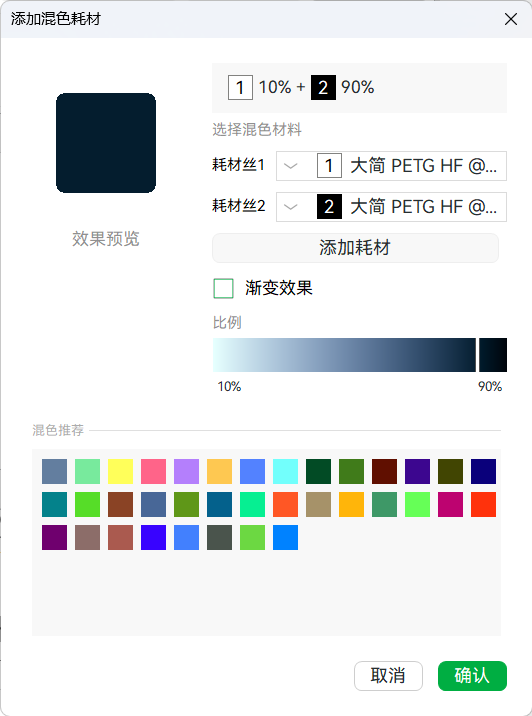
#> input picture samples/bambu-mix-10-90.png, 532 x 716 px
$ python measure_screenshots.py ../samples/bambu-mix-10-90.png
#> lines starting #> are read from the running program, lines starting #| are printed output that depends on the picture; after the words box and inside, x2 and y2 are one past the last pixel; in counts of white or black regions, pixels touching at a corner belong together
"""Measure the two Bambu Studio "添加混色耗材" screenshots pixel by pixel.

The dialog shows, for a two-filament mix:
  * a 效果预览 swatch (the colour at the selected ratio),
  * a 比例 gradient bar spanning 90% -> 10% of filament 1,
  * a 混色推荐 grid of suggested mixes.

The gradient bar is the interesting one: it is the model's own output sampled
across the whole ratio sweep, so its *shape* tells us whether the underlying
mixing maths is a pigment-level Kubelka-Munk blend (strongly non-linear, black
dominated) or a simple linear blend.

Usage:  python tools/measure_screenshots.py <image> [<image> ...]
"""

from __future__ import annotations

import sys
from pathlib import Path

import numpy as np
from PIL import Image


def _hex(rgb: np.ndarray) -> str:
    r, g, b = (int(v) for v in rgb[:3])
    return f"#{r:02X}{g:02X}{b:02X}"


def background_colour(px: np.ndarray) -> np.ndarray:
    """The dialog background: the single most common colour in the image."""
    flat = px.reshape(-1, 3)
    packed = (flat[:, 0].astype(np.int32) << 16) | (flat[:, 1].astype(np.int32) << 8) | flat[:, 2]
    values, counts = np.unique(packed, return_counts=True)
    best = values[counts.argmax()]
    return np.array([(best >> 16) & 255, (best >> 8) & 255, best & 255], dtype=np.uint8)


def foreground_mask(px: np.ndarray, bg: np.ndarray, tolerance: int = 12) -> np.ndarray:
    distance = np.abs(px.astype(np.int16) - bg.astype(np.int16)).max(axis=2)
    return distance > tolerance


def find_long_runs(mask: np.ndarray, min_length: int) -> list[tuple[int, int, int]]:
    """Return (row, start_x, end_x) for every row holding a horizontal run."""
    found: list[tuple[int, int, int]] = []
    for y in range(mask.shape[0]):
        row = mask[y]
        best_start = best_end = -1
        start = None
        for x in range(row.shape[0] + 1):
            inside = x < row.shape[0] and row[x]
            if inside and start is None:
                start = x
            elif not inside and start is not None:
                if x - start >= min_length and (x - start) > (best_end - best_start):
                    best_start, best_end = start, x
                start = None
        if best_start >= 0:
            found.append((y, best_start, best_end))
    return found


def group_rows(rows: list[tuple[int, int, int]]) -> list[tuple[int, int, int, int]]:
    """Collapse consecutive rows into (y0, y1, x0, x1) bands."""
    bands: list[tuple[int, int, int, int]] = []
    for y, x0, x1 in rows:
        if bands and y == bands[-1][1] + 1:
            by0, _, bx0, bx1 = bands[-1]
            bands[-1] = (by0, y, min(bx0, x0), max(bx1, x1))
        else:
            bands.append((y, y, x0, x1))
    return bands


def report(path: Path) -> None:
    image = Image.open(path).convert("RGB")
    px = np.asarray(image)
    height, width = px.shape[:2]
    bg = background_colour(px)
    print(f"=== {path.name}  {width}x{height}  background={_hex(bg)}")

    mask = foreground_mask(px, bg)
    wide = [row for row in find_long_runs(mask, min_length=width // 3)]
    for y0, y1, x0, x1 in group_rows(wide):
        if y1 - y0 < 4:
            continue
        mid = (y0 + y1) // 2
        strip = px[mid, x0:x1].astype(np.float64)
        has_ramp = strip.std(axis=0).max() > 6
        kind = "GRADIENT" if has_ramp else "flat"
        print(f"  band y={y0}..{y1} x={x0}..{x1} h={y1 - y0 + 1}  {kind}")
        if not has_ramp:
            print(f"      colour {_hex(np.median(strip, axis=0))}")

    # The gradient bar is the widest ramp band; sample it at fixed fractions.
    ramps = [b for b in group_rows(wide) if b[1] - b[0] >= 4]
    for y0, y1, x0, x1 in ramps:
        mid = (y0 + y1) // 2
        row = px[mid, x0:x1].astype(np.float64)
        if row.std(axis=0).max() <= 6:
            continue
        print(f"  ramp samples (y={mid}, x={x0}..{x1}):")
        for i in range(11):
            j = int(round(i / 10 * (len(row) - 1)))
            lo, hi = max(0, j - 2), min(len(row), j + 3)
            mean = row[lo:hi].mean(axis=0)
            cumulative = j / (len(row) - 1) * 100
            print(f"      {i * 10:3d}% of bar ({cumulative:5.1f}%) -> {_hex(mean)}")

    # Preview swatch: the biggest square-ish foreground blob in the left column.
    left = mask[:, : int(width * 0.33)]
    tall = [row for row in find_long_runs(left, min_length=20)]
    for y0, y1, x0, x1 in group_rows(tall):
        if y1 - y0 < 20:
            continue
        block = px[y0:y1 + 1, x0:x1 + 1].reshape(-1, 3)
        median = np.median(block, axis=0)
        print(f"  blob y={y0}..{y1} x={x0}..{x1} h={y1 - y0 + 1} w={x1 - x0 + 1} -> {_hex(median)}")


def main() -> int:
    for argument in sys.argv[1:]:
        report(Path(argument))
#> in background_colour, `values, counts = np.unique(packed, return_counts=True)`: values = 989 values from 0 to 16777215; counts = 989 values, max 218250 at index 988, min 1 at index 50, mean 385.1
#> in background_colour, `best = values[counts.argmax()]`: best = 16777215
#> in report, `bg = background_colour(px)`: bg = [255, 255, 255]
#> in _hex, `r, g, b = (int(v) for v in rgb[:3])`: r = 255
#| === bambu-mix-10-90.png  532x716  background=#FFFFFF
#> in foreground_mask, `distance = np.abs(px.astype(np.int16) - bg.astype(np.int16)).max(axis=2)`:
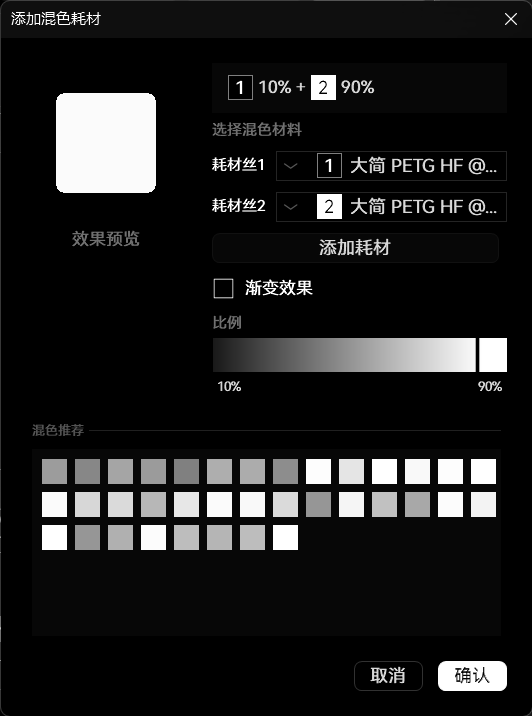
#> distance: shape (716, 532) int16; min 0, max 255, mean 30.5
#> in foreground_mask, `return distance > tolerance`:
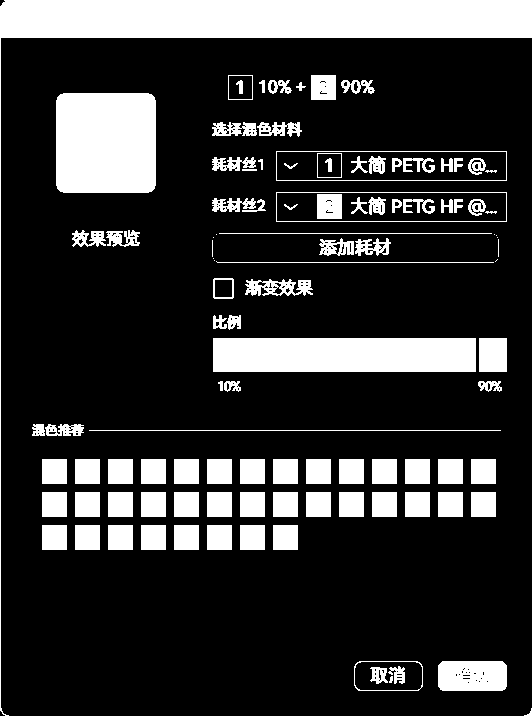
#> returned value: shape (716, 532) bool; 20.3% white; 109 white regions (10 under 20 px), largest, box (x1, y1, x2, y2) and area: (0, 0, 532, 716) 20887, (56, 93, 156, 193) 9924, (213, 338, 476, 372) 8942
#> after the loop in find_long_runs, `for y in range(mask.shape[0]):`: found = 79 items, first 6: (0, 4, 532), (1, 5, 532), (2, 3, 532), (3, 2, 532), (4, 2, 532), (5, 1, 532)
#> in report, `wide = [row for row in find_long_runs(mask, min_length=width // 3)]`: wide has the same summary as found in find_long_runs
#> the loop in report, `for y0, y1, x0, x1 in group_rows(wide):` made 9 passes
#> (y0, y1, x0, x1) on passes 2, 3, 4, 5, 6, 7, 9: (151, 151, 276, 507), (180, 180, 276, 507), (192, 192, 276, 507), (221, 221, 276, 507), (233, 233, 219, 492), (262, 262, 217, 494), (430, 430, 89, 501)
#> (y0, y1, x0, x1, mid, has_ramp, kind) on passes 1, 8: (0, 37, 0, 532, 18, True, 'GRADIENT'), (338, 371, 213, 476, 354, True, 'GRADIENT')
#|   band y=0..37 x=0..532 h=38  GRADIENT
#|   band y=338..371 x=213..476 h=34  GRADIENT
#> the loop in group_rows (call 2), `for y, x0, x1 in rows:` made 79 passes
#> (y, x0, x1, by0, bx0, bx1) on passes 2 to 13: (1, 5, 532, 0, 4, 532), (2, 3, 532, 0, 4, 532), (3, 2, 532, 0, 3, 532), (4, 2, 532, 0, 2, 532), (5, 1, 532, 0, 2, 532), (6, 0, 532, 0, 1, 532), (7, 0, 532, 0, 0, 532), (8, 0, 532, 0, 0, 532), (9, 0, 532, 0, 0, 532), (10, 0, 532, 0, 0, 532), (11, 0, 532, 0, 0, 532), (12, 0, 532, 0, 0, 532)
#> (by0, bx0, bx1) on passes 61 to 66: (338, 213, 476), (338, 213, 476), (338, 213, 476), (338, 213, 476), (338, 213, 476), (338, 213, 476)
#> in report, `ramps = [b for b in group_rows(wide) if b[1] - b[0] >= 4]`: ramps = [(0, 37, 0, 532), (338, 371, 213, 476)]
#> the loop in report, `for y0, y1, x0, x1 in ramps:` made 2 passes
#> (y0, y1, x0, x1, mid) on passes 1 to 2: (0, 37, 0, 532, 18), (338, 371, 213, 476, 354)
#> (printed output is left out)
#> in report, `left = mask[:, : int(width * 0.33)]`:
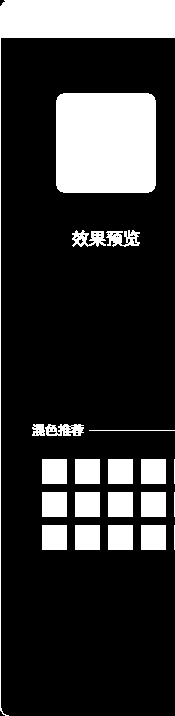
#> left: shape (716, 175) bool; 20.8% white; 22 white regions, largest, box (x1, y1, x2, y2) and area: (56, 93, 156, 193) 9924, (0, 0, 175, 716) 7321, (42, 459, 67, 484) 625
#> in report, `tall = [row for row in find_long_runs(left, min_length=20)]`: tall = 215 items, first 6: (0, 4, 175), (1, 5, 175), (2, 3, 175), (3, 2, 175), (4, 2, 175), (5, 1, 175)
#> the loop in report, `for y0, y1, x0, x1 in group_rows(tall):` made 7 passes
#> (y0, y1, x0, x1) on passes 2 to 7: (93, 192, 56, 156), (430, 430, 89, 175), (432, 432, 63, 84), (459, 483, 42, 67), (492, 516, 42, 67), (525, 549, 42, 67)
#> (y0, y1, x0, x1, r in _hex, g in _hex, b in _hex) on pass 1: (0, 37, 0, 175, 240, 243, 249)
#|   blob y=0..37 x=0..175 h=38 w=176 -> #F0F3F9
#|   blob y=93..192 x=56..156 h=100 w=101 -> #041D2E
#|   blob y=459..483 x=42..67 h=25 w=26 -> #637E9F
#|   blob y=492..516 x=42..67 h=25 w=26 -> #04828B
#|   blob y=525..549 x=42..67 h=25 w=26 -> #6F006E
    return 0


if __name__ == "__main__":
    raise SystemExit(main())
#> (the program exits here)

$ run again, on samples/crop1-panel.png
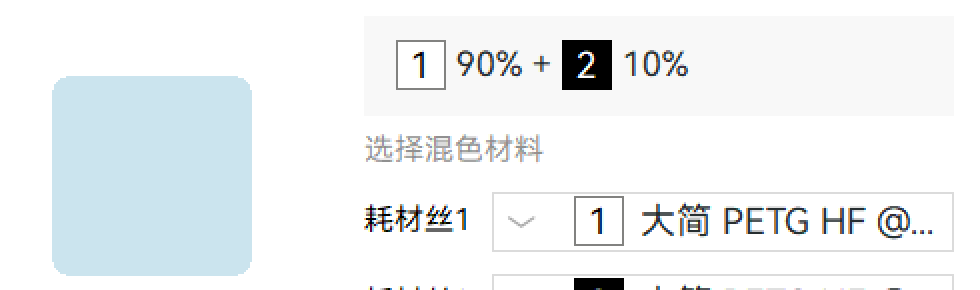
#> input picture samples/crop1-panel.png, 980 x 290 px
#> in report, image is the input picture: PIL image 980x290 RGB; mean R, G, B 238.9, 242.4, 243.8
#> values = 312 values from 0 to 16777215; counts = 312 values, max 173196 at index 311, min 4 at index 7, mean 910.9
#> best = 16777215
#> bg = [255, 255, 255]
#> r = 255
#| === crop1-panel.png  980x290  background=#FFFFFF
#> in foreground_mask, `return distance > tolerance`:
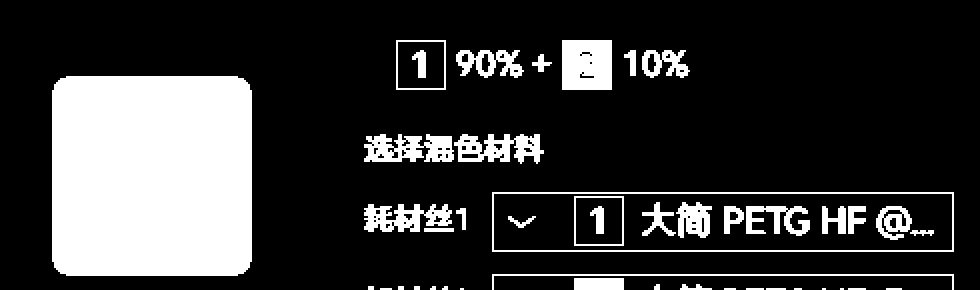
#> returned value: shape (290, 980) bool; 20.8% white; 44 white regions (4 under 20 px), largest, box (x1, y1, x2, y2) and area: (52, 76, 252, 276) 39696, (562, 40, 612, 90) 2436, (492, 192, 954, 252) 2072
#> after the loop in find_long_runs, `for y in range(mask.shape[0]):`: found = [(192, 492, 954), (193, 492, 954), (250, 492, 954), (251, 492, 954), (274, 492, 954), (275, 492, 954)]
#> wide has the same summary as found in find_long_runs
#> the loop in report, `for y0, y1, x0, x1 in group_rows(wide):` made 3 passes
#> (y0, y1) on passes 1 to 3: (192, 193), (250, 251), (274, 275)
#> the loop in group_rows (call 2), `for y, x0, x1 in rows:` made 6 passes
#> (y, by0) on passes 2, 4, 6: (193, 192), (251, 250), (275, 274)
#> ramps = []
#> in report, `left = mask[:, : int(width * 0.33)]`:
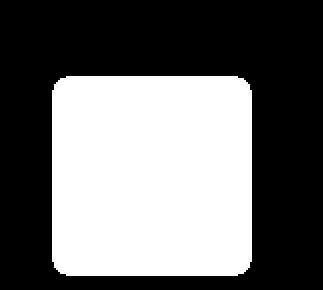
#> left: shape (290, 323) bool; 42.4% white; 1 white region, box (x1, y1, x2, y2) and area: (52, 76, 252, 276) 39696
#> tall = 200 items, first 6: (76, 66, 238), (77, 66, 238), (78, 60, 244), (79, 60, 244), (80, 58, 246), (81, 58, 246)
#> the loop in report, `for y0, y1, x0, x1 in group_rows(tall):` made 1 pass
#> (y0, y1, x0, x1, r in _hex, g in _hex, b in _hex) on pass 1: (76, 275, 52, 252, 203, 228, 238)
#> (printed output is left out)
